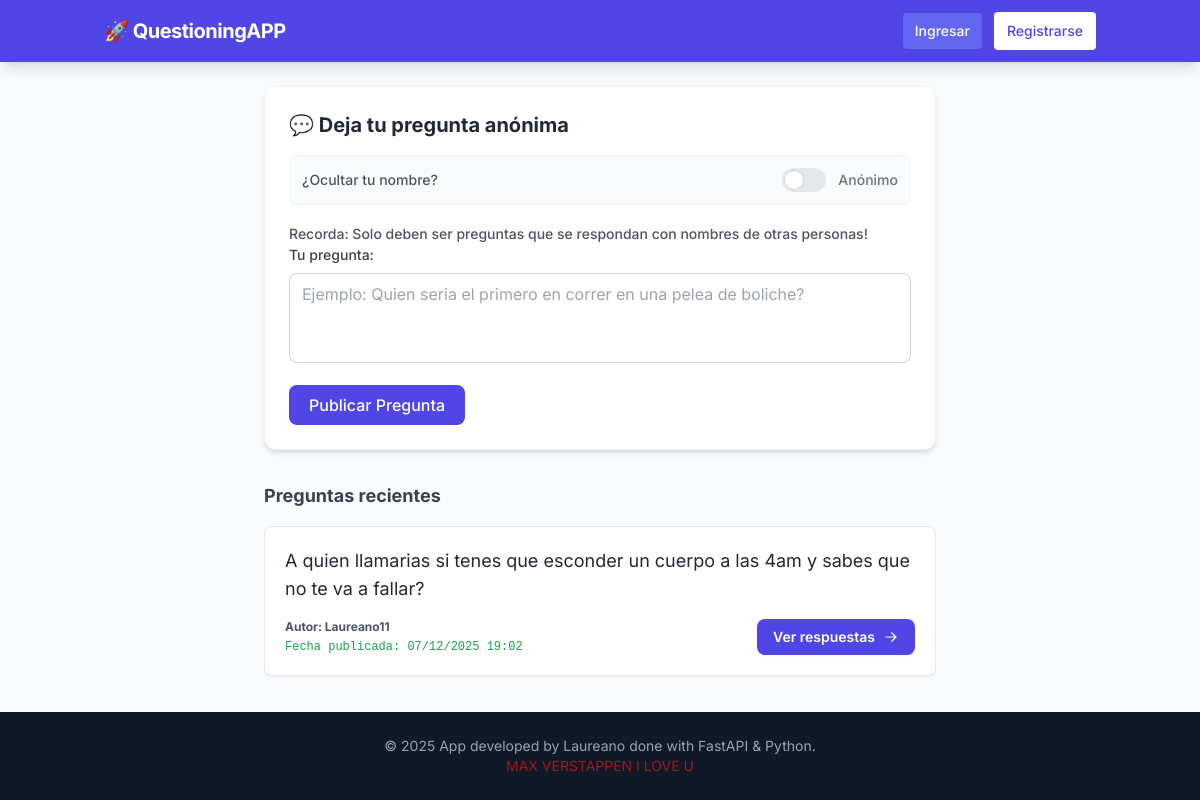
/question, run on an earlier commit of the app's database.
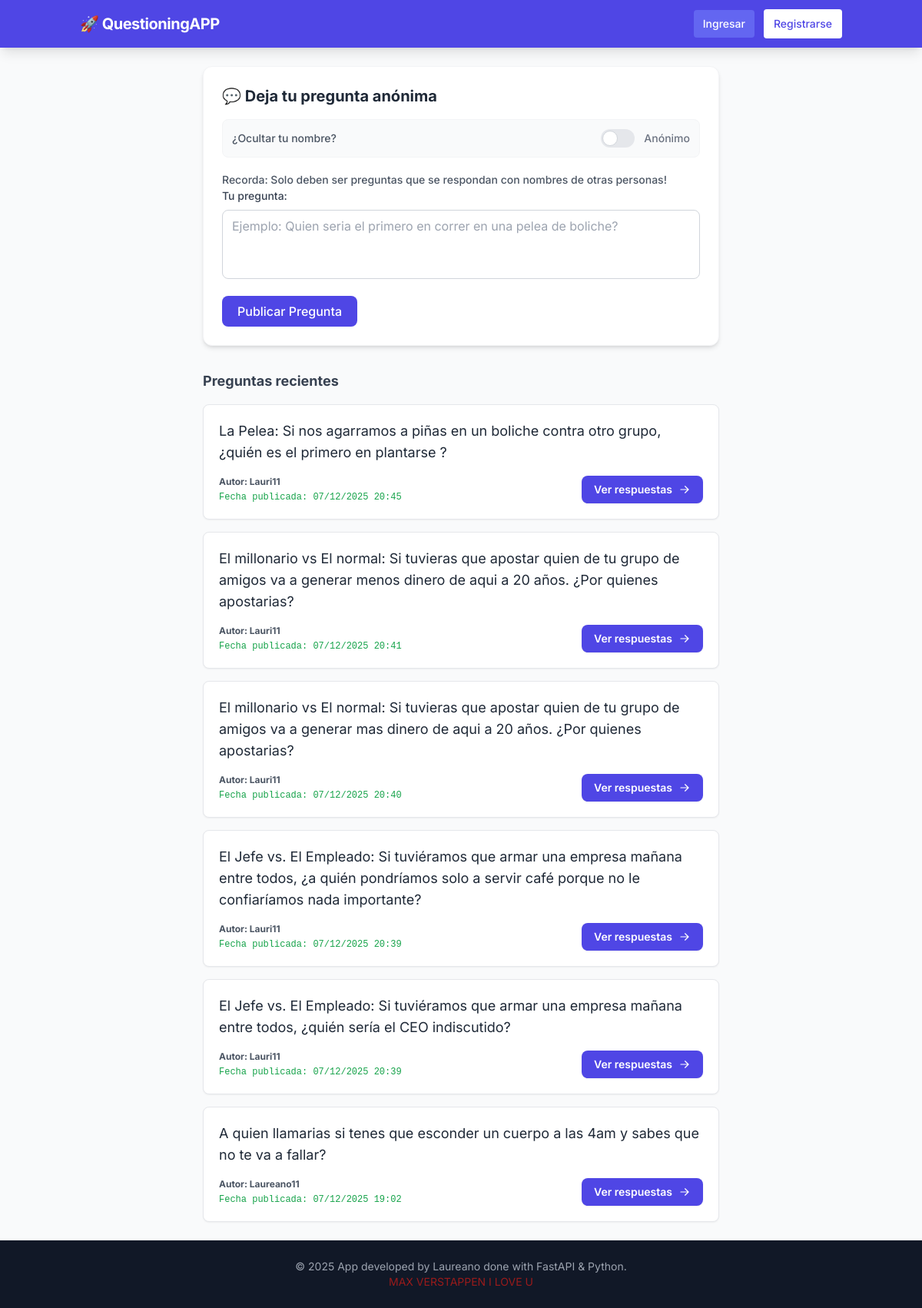
And on a later commit of the database.
### app/models.py (models this page shows)
class Question(SQLModel, table=True):
    id: Optional[int] = Field(default=None, primary_key=True)
    content: str = Field(default=None)
    uploaded_at: datetime = Field(default=datetime.now())
    uploaded_by: str = Field(default="Anonimo 👻")

### app/routers/questions.py (the view)
@router.get("/question", response_class=HTMLResponse)
async def question(request: Request, session: Session = Depends(get_session)):
    query = select(Question).order_by(Question.uploaded_at.desc())
    questions = session.exec(query).all()
    return templates.TemplateResponse("question.html", {"request": request,
                                                        "questions": questions})

### app/templates/question.html (shortened to what this page needs)
{% extends "base.html" %}
{% block content %}
<div class="max-w-2xl mx-auto">
    <div class="bg-white p-6 rounded-xl shadow-md border border-gray-100 mb-8">
        <h2 class="text-xl font-bold text-gray-800 mb-4">💬 Deja tu pregunta anónima</h2>
        <form action="/question" method="post">
  <div class="flex items-center justify-between mb-4 bg-gray-50 p-3 rounded-lg border border-gray-100">
    <span class="text-sm text-gray-600 font-medium">¿Ocultar tu nombre?</span>
    <label class="inline-flex items-center cursor-pointer">
        <div class="relative w-11 h-6 bg-gray-200 peer-focus:outline-none peer-focus:ring-4 peer-focus:ring-indigo-300 rounded-full peer
                    peer-checked:after:translate-x-full rtl:peer-checked:after:-translate-x-full peer-checked:after:border-white
                    after:content-[''] after:absolute after:top-[2px] after:start-[2px] after:bg-white after:border-gray-300
                    after:border after:rounded-full after:h-5 after:w-5 after:transition-all
                    peer-checked:bg-indigo-600"></div>
        <span class="ms-3 text-sm font-medium text-gray-500 peer-checked:text-indigo-600">
            Anónimo
        </span>
    </label>
</div>
            <div class="mb-4">
                <span class="text-sm text-gray-600 font-medium">
                    Recorda: Solo deben ser preguntas que se respondan con nombres de otras personas!
                </span>
                <label class="block text-sm font-medium text-gray-700 mb-2">Tu pregunta:</label>
                <textarea name="content" rows="3" required
                          placeholder="Ejemplo: Quien seria el primero en correr en una pelea de boliche?"
                          class="w-full px-3 py-2 border border-gray-300 rounded-lg focus:outline-none focus:ring-2 focus:ring-indigo-500 focus:border-transparent resize-none"></textarea>
            </div>
            <button type="submit"
                    class="bg-indigo-600 text-white px-5 py-2 rounded-lg hover:bg-indigo-700 transition font-medium">
                Publicar Pregunta
            </button>
        </form>
    </div>
    <h3 class="text-lg font-bold text-gray-700 mb-4">Preguntas recientes</h3>
<div class="space-y-4">
    {% for question in questions %}
    <div class="bg-white p-5 rounded-lg shadow-sm border border-gray-200 hover:shadow-md transition">
        <p class="text-gray-800 text-lg">{{ question.content }}</p>
        <div class="flex justify-between items-end mt-4">
            <div>
                <div class="text-xs text-gray-600 font-bold">
                    Autor: {{ question.uploaded_by }}
                </div>
                <div class="text-xs text-green-600 font-mono mt-1">
                    Fecha publicada: {{ question.uploaded_at.strftime('%d/%m/%Y %H:%M') }}
                </div>
            </div>
            <a href="/question/{{ question.id }}"
               class="bg-indigo-600 hover:bg-indigo-700 text-white text-sm font-semibold py-2 px-4 rounded-lg transition shadow-sm flex items-center gap-2">
                Ver respuestas
                <svg xmlns="http://www.w3.org/2000/svg" viewBox="0 0 20 20" fill="currentColor" class="w-4 h-4">
                  <path fill-rule="evenodd" d="M3 10a.75.75 0 01.75-.75h10.638L10.23 5.29a.75.75 0 111.04-1.08l5.5 5.25a.75.75 0 010 1.08l-5.5 5.25a.75.75 0 11-1.04-1.08l4.158-3.96H3.75A.75.75 0 013 10z" clip-rule="evenodd" />
                </svg>
            </a>
        </div>
    </div>
    {% else %}
    <p class="text-gray-500 italic text-center py-4">Nadie ha preguntado nada aún.</p>
    {% endfor %}
</div>
</div>
{% endblock %}

### app/templates/base.html (shortened to what this page needs)
<!DOCTYPE html>
<html lang="es">
<head>
    <script src="https://cdn.tailwindcss.com"></script>
</head>
<body class="bg-gray-50 text-gray-800 flex flex-col min-h-screen">
    <nav class="bg-indigo-600 text-white shadow-lg">
    <div class="container mx-auto px-4 py-3 flex justify-between items-center">
        <a href="/" class="font-bold text-lg md:text-xl tracking-tight truncate">
            🚀 QuestioningAPP
        </a>
        <div class="flex items-center space-x-3">
            {% if request.session.get("username")%}
             <a href="/logout" class="text-sm bg-gray-500 hover:bg-red-600 text-white px-3 py-2 rounded transition">
            Salir
             </a>
            {%else%}
            <a href="/login"
               class="text-xs md:text-sm bg-indigo-500 hover:bg-indigo-700 text-white px-3 py-2 rounded transition font-medium">
                Ingresar
            </a>
            <a href="/register"
               class="text-xs md:text-sm bg-white text-indigo-600 hover:bg-gray-100 px-3 py-2 rounded transition font-medium border border-transparent">
                Registrarse
            </a>
            {%endif%}
        </div>
    </div>
</nav>
    <main class="flex-grow container mx-auto px-4 py-6">
        {% block content %}
        {% endblock %}
    </main>
    <footer class="bg-gray-900 text-gray-400 py-6 mt-auto">
        <div class="container mx-auto px-4 text-center text-sm">
            <p>&copy; 2025 App developed by Laureano done with FastAPI & Python.</p>
            <p class="text-red-800"> MAX VERSTAPPEN I LOVE U</p>
        </div>
    </footer>
</body>
</html>

### app/templates/base.html (style rules this page uses)
body { font-family: 'Inter', sans-serif; }

What changed in the data, as far as the page shows it:
added Question: content "La Pelea: Si nos agarramos a piñas en un boliche contra otro grupo, ¿quién es el primero en plantarse ?", uploaded_by "Lauri11", uploaded_at "07/12/2025 20:45"
added Question: content "El millonario vs El normal: Si tuvieras que apostar quien de tu grupo de amigos va a generar menos dinero de aqui a 20 años. ¿Por quienes apostarias?", uploaded_by "Lauri11", uploaded_at "07/12/2025 20:41"
added Question: content "El millonario vs El normal: Si tuvieras que apostar quien de tu grupo de amigos va a generar mas dinero de aqui a 20 años. ¿Por quienes apostarias?", uploaded_by "Lauri11", uploaded_at "07/12/2025 20:40"
added Question: content "El Jefe vs. El Empleado: Si tuviéramos que armar una empresa mañana entre todos, ¿a quién pondríamos solo a servir café porque no le confiaríamos nada importante?", uploaded_by "Lauri11", uploaded_at "07/12/2025 20:39"
added Question: content "El Jefe vs. El Empleado: Si tuviéramos que armar una empresa mañana entre todos, ¿quién sería el CEO indiscutido?", uploaded_by "Lauri11", uploaded_at "07/12/2025 20:39"
